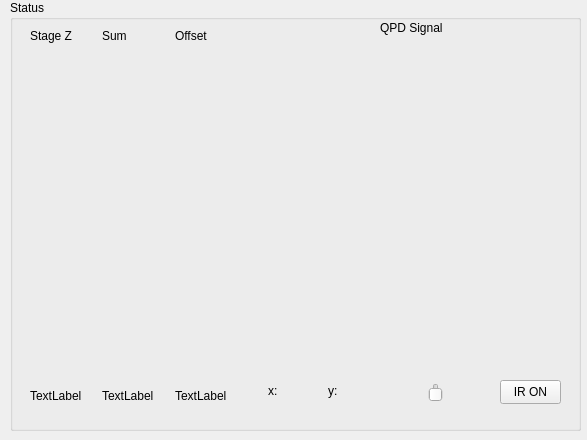
<?xml version="1.0" encoding="UTF-8"?>
<ui version="4.0">
 <class>Form</class>
 <widget class="QWidget" name="Form">
  <property name="geometry">
   <rect>
    <x>0</x>
    <y>0</y>
    <width>587</width>
    <height>440</height>
   </rect>
  </property>
  <property name="windowTitle">
   <string>Form</string>
  </property>
  <widget class="QGroupBox" name="statusBox">
   <property name="geometry">
    <rect>
     <x>10</x>
     <y>0</y>
     <width>571</width>
     <height>431</height>
    </rect>
   </property>
   <property name="title">
    <string>Status</string>
   </property>
   <widget class="QFrame" name="qpdFrame">
    <property name="geometry">
     <rect>
      <x>250</x>
      <y>60</y>
      <width>300</width>
      <height>300</height>
     </rect>
    </property>
    <property name="frameShape">
     <enum>QFrame::NoFrame</enum>
    </property>
   </widget>
   <widget class="QLabel" name="qpdLabel">
    <property name="geometry">
     <rect>
      <x>370</x>
      <y>20</y>
      <width>71</width>
      <height>16</height>
     </rect>
    </property>
    <property name="text">
     <string>QPD Signal</string>
    </property>
   </widget>
   <widget class="QLabel" name="qpdXText">
    <property name="geometry">
     <rect>
      <x>258</x>
      <y>384</y>
      <width>46</width>
      <height>14</height>
     </rect>
    </property>
    <property name="text">
     <string>x:</string>
    </property>
   </widget>
   <widget class="QLabel" name="qpdYText">
    <property name="geometry">
     <rect>
      <x>318</x>
      <y>384</y>
      <width>46</width>
      <height>14</height>
     </rect>
    </property>
    <property name="text">
     <string>y:</string>
    </property>
   </widget>
   <widget class="QPushButton" name="irButton">
    <property name="geometry">
     <rect>
      <x>490</x>
      <y>380</y>
      <width>61</width>
      <height>24</height>
     </rect>
    </property>
    <property name="text">
     <string>IR ON</string>
    </property>
   </widget>
   <widget class="QSlider" name="irSlider">
    <property name="geometry">
     <rect>
      <x>375</x>
      <y>383</y>
      <width>101</width>
      <height>19</height>
     </rect>
    </property>
    <property name="minimum">
     <number>0</number>
    </property>
    <property name="maximum">
     <number>100</number>
    </property>
    <property name="value">
     <number>0</number>
    </property>
   </widget>
   <widget class="QWidget" name="horizontalLayoutWidget">
    <property name="geometry">
     <rect>
      <x>20</x>
      <y>20</y>
      <width>211</width>
      <height>31</height>
     </rect>
    </property>
    <layout class="QHBoxLayout" name="horizontalLayout">
     <item>
      <widget class="QLabel" name="zLabel">
       <property name="text">
        <string>Stage Z</string>
       </property>
      </widget>
     </item>
     <item>
      <widget class="QLabel" name="sumLabel">
       <property name="text">
        <string>Sum</string>
       </property>
      </widget>
     </item>
     <item>
      <widget class="QLabel" name="offsetLabel">
       <property name="text">
        <string>Offset</string>
       </property>
      </widget>
     </item>
    </layout>
   </widget>
   <widget class="QWidget" name="horizontalLayoutWidget_3">
    <property name="geometry">
     <rect>
      <x>20</x>
      <y>380</y>
      <width>211</width>
      <height>31</height>
     </rect>
    </property>
    <layout class="QHBoxLayout" name="horizontalLayout_4">
     <item>
      <widget class="QLabel" name="sumText">
       <property name="text">
        <string>TextLabel</string>
       </property>
      </widget>
     </item>
     <item>
      <widget class="QLabel" name="offsetText">
       <property name="text">
        <string>TextLabel</string>
       </property>
      </widget>
     </item>
     <item>
      <widget class="QLabel" name="zText">
       <property name="text">
        <string>TextLabel</string>
       </property>
      </widget>
     </item>
    </layout>
   </widget>
   <widget class="QWidget" name="horizontalLayoutWidget_2">
    <property name="geometry">
     <rect>
      <x>20</x>
      <y>60</y>
      <width>211</width>
      <height>301</height>
     </rect>
    </property>
    <layout class="QHBoxLayout" name="horizontalLayout_3">
     <item>
      <widget class="QFrame" name="offsetFrame">
       <property name="frameShape">
        <enum>QFrame::NoFrame</enum>
       </property>
      </widget>
     </item>
     <item>
      <widget class="QFrame" name="sumFrame">
       <property name="frameShape">
        <enum>QFrame::NoFrame</enum>
       </property>
      </widget>
     </item>
     <item>
      <widget class="QFrame" name="zFrame">
       <property name="frameShape">
        <enum>QFrame::NoFrame</enum>
       </property>
      </widget>
     </item>
    </layout>
   </widget>
  </widget>
 </widget>
 <resources/>
 <connections/>
</ui>
